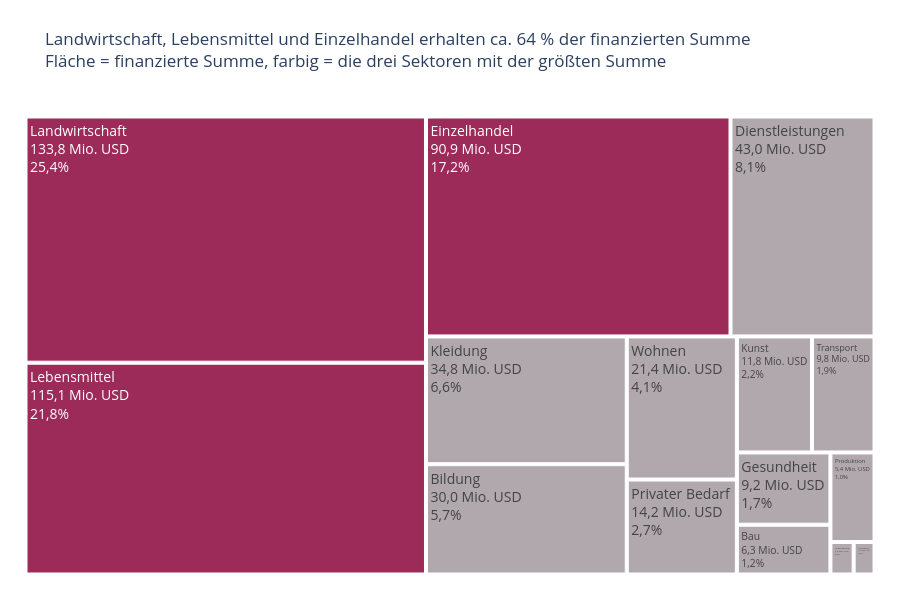

Notebook code for this chart:
### Markdown cell above
#### 📊 Visualisierung 2 (zur Bewertung)

**Vorüberlegung**

Gefragt ist, wie sich die gesamte finanzierte Summe auf die 15 Sektoren aufteilt. Dafür eignet sich eine Treemap:
Jeder Sektor ist ein Rechteck, und je größer die Summe, desto größer die Fläche.
So ist direkt zu sehen, welchen Teil des Ganzen die einzelnen Sektoren ausmachen.

### Code cell
# Die 3 größten Sektoren
list_top3 = df_sektor.loc[:, "sektor"].head(3)

# Neue Spalte für die Farbe: Top 3 in Beere, alle anderen in Grau
df_sektor.loc[:, "farbe"] = "übrige Sektoren"
df_sektor.loc[df_sektor["sektor"].isin(list_top3), "farbe"] = "Top 3"

# Grafik erstellen
# path   -> jeder Sektor wird ein Rechteck
# values -> die Summe bestimmt die Größe der Fläche
treemap_sektor = px.treemap(data_frame=df_sektor,
                            path=["sektor"],
                            values="summe_mio_usd",
                            color="farbe",
                            color_discrete_map={"Top 3": "#9C2B5A", "übrige Sektoren": "#B0A8AC"},
                            title="Landwirtschaft, Lebensmittel und Einzelhandel erhalten ca. 64 % der finanzierten Summe"
                                  + "<br>Fläche = finanzierte Summe, farbig = die drei Sektoren mit der größten Summe",
                            height=600
                            )

# Text in jedem Rechteck: Sektor, Summe in Mio. USD und Anteil an der Gesamtsumme
treemap_sektor.update_traces(texttemplate="%{label}<br>%{value:.1f} Mio. USD<br>%{percentRoot:.1%}",
                             textfont_size=14)

# separators=",." -> Komma als Dezimalzeichen, z. B. 133,8
# margin -> weniger leerer Rand um die Grafik
treemap_sektor.update_layout(separators=",.", margin=dict(t=90, l=20, r=20, b=20))

treemap_sektor.show()

### Figure 1 — Plotly figure (JSON) as saved in the notebook; plotly's stock layout.template omitted (floating-point values rounded to 4 significant figures)
{"data": [{"branchvalues": "total", "customdata": [["Top 3"], ["Top 3"], ["Top 3"], ["übrige Sektoren"], ["übrige Sektoren"], ["übrige Sektoren"], ["übrige Sektoren"], ["übrige Sektoren"], ["übrige Sektoren"], ["übrige Sektoren"], ["übrige Sektoren"], ["übrige Sektoren"], ["übrige Sektoren"], ["übrige Sektoren"], ["übrige Sektoren"]], "domain": {"x": [0, 1], "y": [0, 1]}, "hovertemplate": "labels=%{label}<br>summe_mio_usd=%{value}<br>parent=%{parent}<br>id=%{id}<br>farbe=%{customdata[0]}<extra></extra>", "ids": ["Landwirtschaft", "Lebensmittel", "Einzelhandel", "Dienstleistungen", "Kleidung", "Bildung", "Wohnen", "Privater Bedarf", "Kunst", "Transport", "Gesundheit", "Bau", "Produktion", "Unterhaltung", "Großhandel"], "labels": ["Landwirtschaft", "Lebensmittel", "Einzelhandel", "Dienstleistungen", "Kleidung", "Bildung", "Wohnen", "Privater Bedarf", "Kunst", "Transport", "Gesundheit", "Bau", "Produktion", "Unterhaltung", "Großhandel"], "marker": {"colors": ["#9C2B5A", "#9C2B5A", "#9C2B5A", "#B0A8AC", "#B0A8AC", "#B0A8AC", "#B0A8AC", "#B0A8AC", "#B0A8AC", "#B0A8AC", "#B0A8AC", "#B0A8AC", "#B0A8AC", "#B0A8AC", "#B0A8AC"]}, "name": "", "parents": ["", "", "", "", "", "", "", "", "", "", "", "", "", "", ""], "textfont": {"size": 14}, "texttemplate": "%{label}<br>%{value:.1f} Mio. USD<br>%{percentRoot:.1%}", "type": "treemap", "values": [133.8, 115.1, 90.86, 42.97, 34.81, 30.04, 21.38, 14.19, 11.82, 9.842, 9.172, 6.322, 5.357, 1.023, 0.9189]}], "layout": {"height": 600, "legend": {"tracegroupgap": 0}, "margin": {"b": 20, "l": 20, "r": 20, "t": 90}, "separators": ",.", "title": {"text": "Landwirtschaft, Lebensmittel und Einzelhandel erhalten ca. 64 % der finanzierten Summe<br>Fläche = finanzierte Summe, farbig = die drei Sektoren mit der größten Summe"}}}
